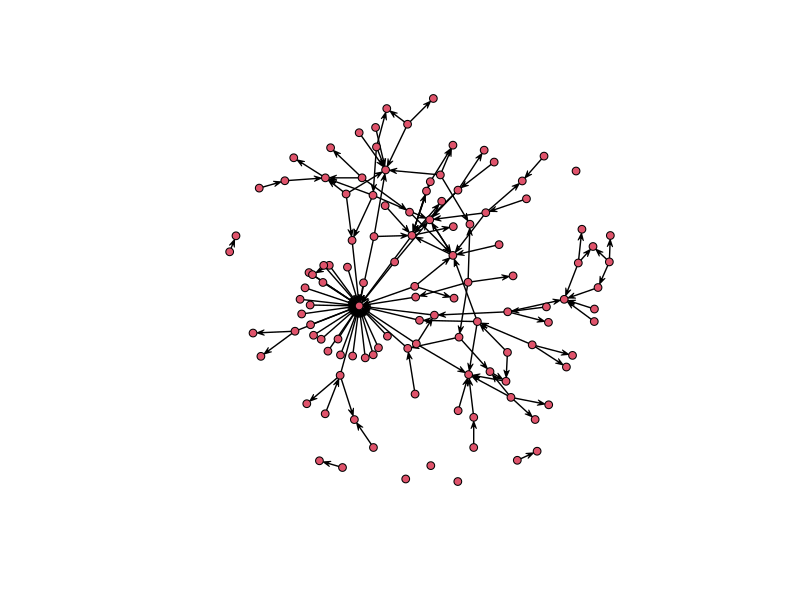
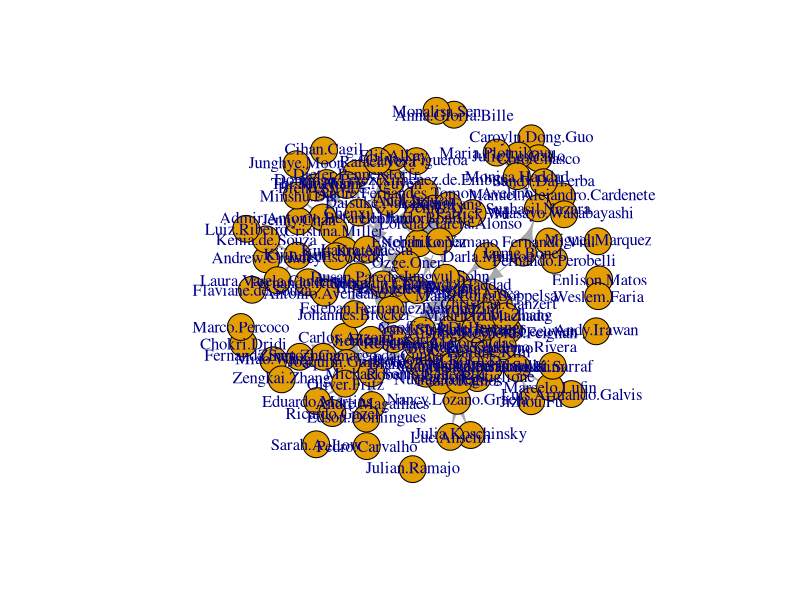

The R source for these figures, in order:
## REAL Network Analysis
rm(list=ls())
#install.packages("sna")
#install.packages("network")
#install.packages("igraph")
library(sna)
library(foreign)
library(network)
library(igraph)

academicNet<-read.csv("AcademicNet.csv")[,2:117]
rownames(academicNet)<-colnames(academicNet)
academicNet<-ifelse(is.na(academicNet[,]=="TRUE"),0,1)
acaNet<-network(academicNet,directed=TRUE,matrix.type="adjacency")
plot(acaNet)

acaNet2<-graph.adjacency(academicNet,mode="directed")
acaEdge<-get.edgelist(acaNet2)
write.csv(acaEdge,"acaEdge.csv")
plot(acaNet2)
